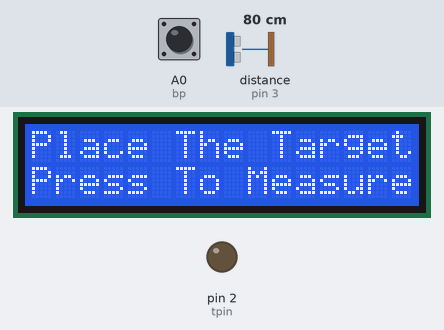
Recording of a sketch running on a simulated Arduino Uno, built with avr-gcc and run on an emulated ATmega328P. Shown: 16×2 character LCD, output pins drawn as LEDs (lit = HIGH). The test bench sets the inputs (shaded band); at power-on: A0 (bp) HIGH, distance to the obstacle (sensor on pin 3) 80 cm. The echo pulse lasts 58.3 µs per cm; what the sketch prints to the serial monitor is not drawn.

Above: at 1.2 s.
1.3 s: A0 (bp) pulled LOW for 0.15 s
At 2.0 s:
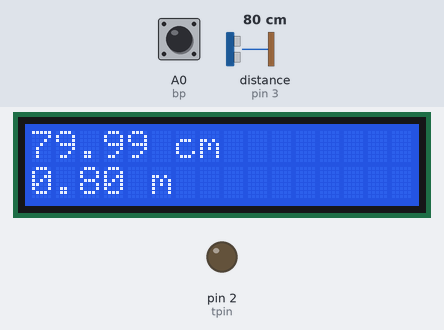
4.4 s: A0 (bp) pulled LOW for 3.2 s
Timing chart, 0 to 7.4 s (numbered marks = the images above; inputs shaded):
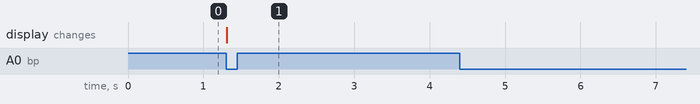

Measured:
- after the input at 1.3 s, the display: changes at once (image 1)

The sketch:

ULTRAsswithbutton.ino
```cpp
#include <LiquidCrystal.h>

int rs=7;
int en=8;
int d4=9;
int d5=10;
int d6=11;
int d7=12;

LiquidCrystal lcd(rs,en,d4,d5,d6,d7);

int tpin=2;
int epin=3;
int pingtraveltime;
float pingtraveldistance;
float distancetotarget;
float ditsanceinmeter;

int bp=A0;
int bv;

void setup() {
pinMode(tpin,OUTPUT);
pinMode(epin,INPUT);

pinMode(bp,INPUT);
digitalWrite(bp,HIGH);

Serial.begin(9600);
lcd.begin(16,20);
}

void loop() {
lcd.setCursor(0,0);
lcd.print("Place The Target.");
lcd.setCursor(0,1);
lcd.print("Press To Measure.");
bv=digitalRead(bp);
while(bv==1){
  bv=digitalRead(bp);
}
digitalWrite(tpin,LOW);
delayMicroseconds(10);
digitalWrite(tpin,HIGH);
delayMicroseconds(10);
digitalWrite(tpin,LOW);
pingtraveltime=pulseIn(epin,HIGH);
pingtraveldistance=((pingtraveltime*767.269*5280.*12)/(3600.*1000000.))*0.0254*100.;
distancetotarget=pingtraveldistance/2;
ditsanceinmeter=distancetotarget/100;
Serial.print(0);
Serial.print(",");
Serial.print(distancetotarget);
Serial.print(",");
Serial.println(15);
lcd.clear();
lcd.setCursor(0,0);
lcd.print(distancetotarget);
lcd.print(" cm");
lcd.setCursor(0,1);
lcd.print(ditsanceinmeter);
lcd.print(" m");
delay(5000);

}
```
